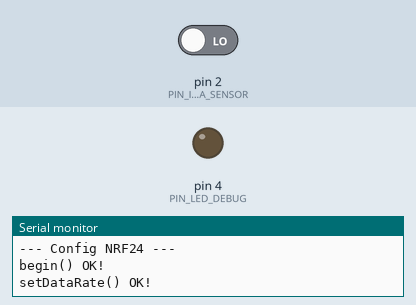
This sketch was run on a simulated Arduino Uno, built with avr-gcc and run on an emulated ATmega328P. Parts: output pins drawn as LEDs (lit = HIGH), the last lines printed to the serial monitor. Inputs (shaded band) come from the test bench; at power-on: pin 2 (PIN_INFRA_SENSOR) LOW. No radio packets arrive unless stated.

Above: at 1.2 s.
1.3 s: pin 2 (PIN_INFRA_SENSOR) driven HIGH
At 2.1 s:
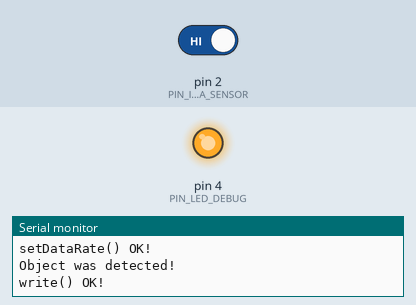
Timing chart, 0 to 4.3 s (numbered marks = the images above; inputs shaded):
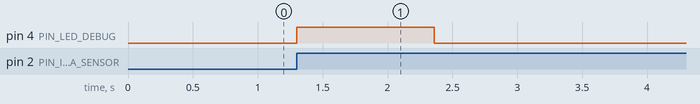

Measured:
- after the input at 1.3 s, pin 4 (PIN_LED_DEBUG): LOW → HIGH at once, → LOW 1.1 s later

The sketch:

posteLargada.ino
```cpp
/*
==== Libraries ====
+ nRF24L01 -> https://github.com/nRF24/RF24

*/

#include <SPI.h>
#include <nRF24L01.h>
#include <RF24.h>

// ==== Hardware map
#define PIN_NRF_CE 9
#define PIN_NRF_CSN 10

#define PIN_INFRA_SENSOR 2

#define PIN_LED_DEBUG 4

// ==== Macros
#define LOG Serial.print
#define LOGln Serial.println
#define DEBUG(result, trueText, falseText) LOGln(result ? trueText : falseText)

// ==== Instances
RF24 radio(PIN_NRF_CE, PIN_NRF_CSN);

// ==== NRF24 variables
const byte address[6] = "c3lab";

// ==== Project variables
volatile bool flagDetectedObject = false;
const uint8_t sensorActivated = 43;	// any number

int ledCounterTime = 0;
const int LED_DEBUG_TIME = 1000;

// ============================================
void setup() {
	Serial.begin(115200);

	// ---- Config Pins
	pinMode(PIN_INFRA_SENSOR, INPUT);
	pinMode(PIN_LED_DEBUG, OUTPUT);
	attachInterrupt(digitalPinToInterrupt(PIN_INFRA_SENSOR), detectedObject, RISING);

	// ---- Config NRF24
	LOGln(F("--- Config NRF24 ---"));
	DEBUG(radio.begin(), F("begin() OK!"), F("begin() FAIL!"));
	DEBUG(radio.setDataRate(RF24_2MBPS), F("setDataRate() OK!"), F("setDataRate() FAIL!"));
	radio.setPALevel(RF24_PA_LOW);
	radio.setAutoAck(true);
	radio.setPayloadSize(1);
	radio.openWritingPipe(address);
	radio.stopListening();
}

// ============================================

void loop() {
	if(flagDetectedObject){
		LOGln("Object was detected!");

		ledCounterTime = LED_DEBUG_TIME;
		setLedState(HIGH);

		bool sendingSuccess = false;
		do{
			sendingSuccess = radio.write(&sensorActivated, sizeof(uint8_t));
			DEBUG(sendingSuccess, F("write() OK!"), F("write() FAIL!"));
			delay(50);
		}while(!sendingSuccess);

		flagDetectedObject = false;
	}

	delay(1);
	updatesLedDebug();
}

// ============================================

void detectedObject(){
	flagDetectedObject = true;
}

void updatesLedDebug(){
	if(ledCounterTime > 1)	ledCounterTime--;
	else					setLedState(LOW);
}

void setLedState(bool state){
	digitalWrite(PIN_LED_DEBUG, state);
}
```
